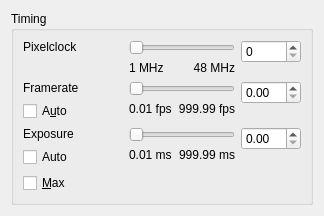
     <widget class="QWidget" name="Timing">
      <attribute name="title">
       <string>&amp;Camera</string>
      </attribute>
      <layout class="QGridLayout">
       <item row="0" column="0">
        <widget class="Q3GroupBox" name="groupBox3">
         <property name="enabled">
          <bool>true</bool>
         </property>
         <property name="sizePolicy">
          <sizepolicy hsizetype="Expanding" vsizetype="Expanding">
           <horstretch>0</horstretch>
           <verstretch>0</verstretch>
          </sizepolicy>
         </property>
         <property name="title">
          <string>Timing</string>
         </property>
         <layout class="QGridLayout">
          <item row="1" column="2">
           <layout class="QVBoxLayout">
            <item>
             <widget class="QDoubleSpinBox" name="dSpinFramerate">
              <property name="keyboardTracking">
               <bool>true</bool>
              </property>
             </widget>
            </item>
            <item>
             <spacer name="spacer29">
              <property name="orientation">
               <enum>Qt::Vertical</enum>
              </property>
              <property name="sizeType">
               <enum>QSizePolicy::Expanding</enum>
              </property>
              <property name="sizeHint" stdset="0">
               <size>
                <width>20</width>
                <height>0</height>
               </size>
              </property>
             </spacer>
            </item>
           </layout>
          </item>
          <item row="0" column="2">
           <layout class="QVBoxLayout">
            <item>
             <widget class="QSpinBox" name="spinPixelclock">
              <property name="sizePolicy">
               <sizepolicy hsizetype="Preferred" vsizetype="Fixed">
                <horstretch>0</horstretch>
                <verstretch>0</verstretch>
               </sizepolicy>
              </property>
              <property name="minimumSize">
               <size>
                <width>60</width>
                <height>0</height>
               </size>
              </property>
              <property name="keyboardTracking">
               <bool>false</bool>
              </property>
             </widget>
            </item>
            <item>
             <spacer name="spacer27">
              <property name="orientation">
               <enum>Qt::Vertical</enum>
              </property>
              <property name="sizeType">
               <enum>QSizePolicy::Expanding</enum>
              </property>
              <property name="sizeHint" stdset="0">
               <size>
                <width>20</width>
                <height>0</height>
               </size>
              </property>
             </spacer>
            </item>
           </layout>
          </item>
          <item row="2" column="2">
           <layout class="QVBoxLayout">
            <item>
             <widget class="QDoubleSpinBox" name="dSpinExposure">
              <property name="sizePolicy">
               <sizepolicy hsizetype="Preferred" vsizetype="Fixed">
                <horstretch>0</horstretch>
                <verstretch>0</verstretch>
               </sizepolicy>
              </property>
              <property name="minimumSize">
               <size>
                <width>60</width>
                <height>0</height>
               </size>
              </property>
              <property name="keyboardTracking">
               <bool>true</bool>
              </property>
             </widget>
            </item>
            <item>
             <spacer name="spacer30">
              <property name="orientation">
               <enum>Qt::Vertical</enum>
              </property>
              <property name="sizeType">
               <enum>QSizePolicy::Expanding</enum>
              </property>
              <property name="sizeHint" stdset="0">
               <size>
                <width>20</width>
                <height>0</height>
               </size>
              </property>
             </spacer>
            </item>
           </layout>
          </item>
          <item row="0" column="0">
           <layout class="QVBoxLayout">
            <item>
             <widget class="QLabel" name="textPixelclock">
              <property name="minimumSize">
               <size>
                <width>100</width>
                <height>0</height>
               </size>
              </property>
              <property name="text">
               <string>Pixelclock</string>
              </property>
              <property name="wordWrap">
               <bool>false</bool>
              </property>
             </widget>
            </item>
            <item>
             <spacer name="spacer28">
              <property name="orientation">
               <enum>Qt::Vertical</enum>
              </property>
              <property name="sizeType">
               <enum>QSizePolicy::Expanding</enum>
              </property>
              <property name="sizeHint" stdset="0">
               <size>
                <width>20</width>
                <height>0</height>
               </size>
              </property>
             </spacer>
            </item>
           </layout>
          </item>
          <item row="0" column="1">
           <layout class="QGridLayout" name="gridLayoutPixelClock">
            <item row="1" column="1">
             <widget class="QLabel" name="textMaxPixelclock">
              <property name="sizePolicy">
               <sizepolicy hsizetype="MinimumExpanding" vsizetype="Preferred">
                <horstretch>0</horstretch>
                <verstretch>0</verstretch>
               </sizepolicy>
              </property>
              <property name="text">
               <string>48 MHz</string>
              </property>
              <property name="alignment">
               <set>Qt::AlignRight|Qt::AlignTrailing|Qt::AlignVCenter</set>
              </property>
              <property name="wordWrap">
               <bool>false</bool>
              </property>
             </widget>
            </item>
            <item row="1" column="0">
             <widget class="QLabel" name="textMinPixelclock">
              <property name="sizePolicy">
               <sizepolicy hsizetype="MinimumExpanding" vsizetype="Preferred">
                <horstretch>0</horstretch>
                <verstretch>0</verstretch>
               </sizepolicy>
              </property>
              <property name="text">
               <string>1 MHz</string>
              </property>
              <property name="alignment">
               <set>Qt::AlignLeading|Qt::AlignLeft|Qt::AlignVCenter</set>
              </property>
              <property name="wordWrap">
               <bool>false</bool>
              </property>
             </widget>
            </item>
            <item row="0" column="0" colspan="2">
             <widget class="QSlider" name="sliderPixelclock">
              <property name="enabled">
               <bool>true</bool>
              </property>
              <property name="sizePolicy">
               <sizepolicy hsizetype="MinimumExpanding" vsizetype="Fixed">
                <horstretch>0</horstretch>
                <verstretch>0</verstretch>
               </sizepolicy>
              </property>
              <property name="orientation">
               <enum>Qt::Horizontal</enum>
              </property>
             </widget>
            </item>
            <item row="2" column="0" colspan="2">
             <spacer name="spacer32">
              <property name="orientation">
               <enum>Qt::Vertical</enum>
              </property>
              <property name="sizeType">
               <enum>QSizePolicy::Expanding</enum>
              </property>
              <property name="sizeHint" stdset="0">
               <size>
                <width>20</width>
                <height>0</height>
               </size>
              </property>
             </spacer>
            </item>
           </layout>
          </item>
          <item row="1" column="0">
           <layout class="QVBoxLayout" name="_2">
            <item>
             <widget class="QLabel" name="textFramerate">
              <property name="minimumSize">
               <size>
                <width>100</width>
                <height>0</height>
               </size>
              </property>
              <property name="text">
               <string>Framerate</string>
              </property>
              <property name="wordWrap">
               <bool>false</bool>
              </property>
             </widget>
            </item>
            <item>
             <widget class="QCheckBox" name="checkAutoFps">
              <property name="text">
               <string>A&amp;uto</string>
              </property>
              <property name="shortcut">
               <string>Alt+U</string>
              </property>
             </widget>
            </item>
            <item>
             <spacer name="spacer33">
              <property name="orientation">
               <enum>Qt::Vertical</enum>
              </property>
              <property name="sizeType">
               <enum>QSizePolicy::Expanding</enum>
              </property>
              <property name="sizeHint" stdset="0">
               <size>
                <width>20</width>
                <height>0</height>
               </size>
              </property>
             </spacer>
            </item>
           </layout>
          </item>
          <item row="1" column="1">
           <layout class="QGridLayout" name="gridLayoutFramerate">
            <item row="1" column="1">
             <widget class="QLabel" name="textMaxFramerate">
              <property name="sizePolicy">
               <sizepolicy hsizetype="MinimumExpanding" vsizetype="Preferred">
                <horstretch>0</horstretch>
                <verstretch>0</verstretch>
               </sizepolicy>
              </property>
              <property name="text">
               <string>999.99 fps</string>
              </property>
              <property name="alignment">
               <set>Qt::AlignRight|Qt::AlignTrailing|Qt::AlignVCenter</set>
              </property>
              <property name="wordWrap">
               <bool>false</bool>
              </property>
             </widget>
            </item>
            <item row="1" column="0">
             <widget class="QLabel" name="textMinFramerate">
              <property name="sizePolicy">
               <sizepolicy hsizetype="MinimumExpanding" vsizetype="Preferred">
                <horstretch>0</horstretch>
                <verstretch>0</verstretch>
               </sizepolicy>
              </property>
              <property name="text">
               <string>0.01 fps</string>
              </property>
              <property name="alignment">
               <set>Qt::AlignLeading|Qt::AlignLeft|Qt::AlignVCenter</set>
              </property>
              <property name="wordWrap">
               <bool>false</bool>
              </property>
             </widget>
            </item>
            <item row="2" column="0" colspan="2">
             <spacer name="spacer34">
              <property name="orientation">
               <enum>Qt::Vertical</enum>
              </property>
              <property name="sizeType">
               <enum>QSizePolicy::Expanding</enum>
              </property>
              <property name="sizeHint" stdset="0">
               <size>
                <width>20</width>
                <height>0</height>
               </size>
              </property>
             </spacer>
            </item>
            <item row="0" column="0" colspan="2">
             <widget class="QSlider" name="sliderFramerate">
              <property name="sizePolicy">
               <sizepolicy hsizetype="MinimumExpanding" vsizetype="Fixed">
                <horstretch>0</horstretch>
                <verstretch>0</verstretch>
               </sizepolicy>
              </property>
              <property name="orientation">
               <enum>Qt::Horizontal</enum>
              </property>
             </widget>
            </item>
           </layout>
          </item>
          <item row="2" column="1">
           <layout class="QGridLayout" name="gridLayoutExposure">
            <item row="1" column="0">
             <widget class="QLabel" name="textMinExposure">
              <property name="sizePolicy">
               <sizepolicy hsizetype="MinimumExpanding" vsizetype="Preferred">
                <horstretch>0</horstretch>
                <verstretch>0</verstretch>
               </sizepolicy>
              </property>
              <property name="text">
               <string>0.01 ms</string>
              </property>
              <property name="alignment">
               <set>Qt::AlignLeading|Qt::AlignLeft|Qt::AlignVCenter</set>
              </property>
              <property name="wordWrap">
               <bool>false</bool>
              </property>
             </widget>
            </item>
            <item row="2" column="0" colspan="2">
             <spacer name="spacer35">
              <property name="orientation">
               <enum>Qt::Vertical</enum>
              </property>
              <property name="sizeType">
               <enum>QSizePolicy::Expanding</enum>
              </property>
              <property name="sizeHint" stdset="0">
               <size>
                <width>20</width>
                <height>0</height>
               </size>
              </property>
             </spacer>
            </item>
            <item row="1" column="1">
             <widget class="QLabel" name="textMaxExposure">
              <property name="sizePolicy">
               <sizepolicy hsizetype="MinimumExpanding" vsizetype="Preferred">
                <horstretch>0</horstretch>
                <verstretch>0</verstretch>
               </sizepolicy>
              </property>
              <property name="text">
               <string>999.99 ms</string>
              </property>
              <property name="alignment">
               <set>Qt::AlignRight|Qt::AlignTrailing|Qt::AlignVCenter</set>
              </property>
              <property name="wordWrap">
               <bool>false</bool>
              </property>
             </widget>
            </item>
            <item row="0" column="0" colspan="2">
             <widget class="QSlider" name="sliderExposure">
              <property name="sizePolicy">
               <sizepolicy hsizetype="MinimumExpanding" vsizetype="Fixed">
                <horstretch>0</horstretch>
                <verstretch>0</verstretch>
               </sizepolicy>
              </property>
              <property name="orientation">
               <enum>Qt::Horizontal</enum>
              </property>
             </widget>
            </item>
           </layout>
          </item>
          <item row="2" column="0">
           <layout class="QVBoxLayout">
            <item>
             <widget class="QLabel" name="textExposure">
              <property name="minimumSize">
               <size>
                <width>100</width>
                <height>0</height>
               </size>
              </property>
              <property name="text">
               <string>Exposure</string>
              </property>
              <property name="wordWrap">
               <bool>false</bool>
              </property>
             </widget>
            </item>
            <item>
             <widget class="QCheckBox" name="checkAutoExp">
              <property name="text">
               <string>Auto</string>
              </property>
              <property name="shortcut">
               <string/>
              </property>
             </widget>
            </item>
            <item>
             <widget class="QCheckBox" name="checkMaxExp">
              <property name="text">
               <string>&amp;Max</string>
              </property>
              <property name="shortcut">
               <string>Alt+M</string>
              </property>
              <property name="tristate">
               <bool>false</bool>
              </property>
             </widget>
            </item>
            <item>
             <spacer name="spacer36">
              <property name="orientation">
               <enum>Qt::Vertical</enum>
              </property>
              <property name="sizeType">
               <enum>QSizePolicy::Expanding</enum>
              </property>
              <property name="sizeHint" stdset="0">
               <size>
                <width>20</width>
                <height>0</height>
               </size>
              </property>
             </spacer>
            </item>
           </layout>
          </item>
         </layout>
        </widget>
       </item>
      </layout>
     </widget>
